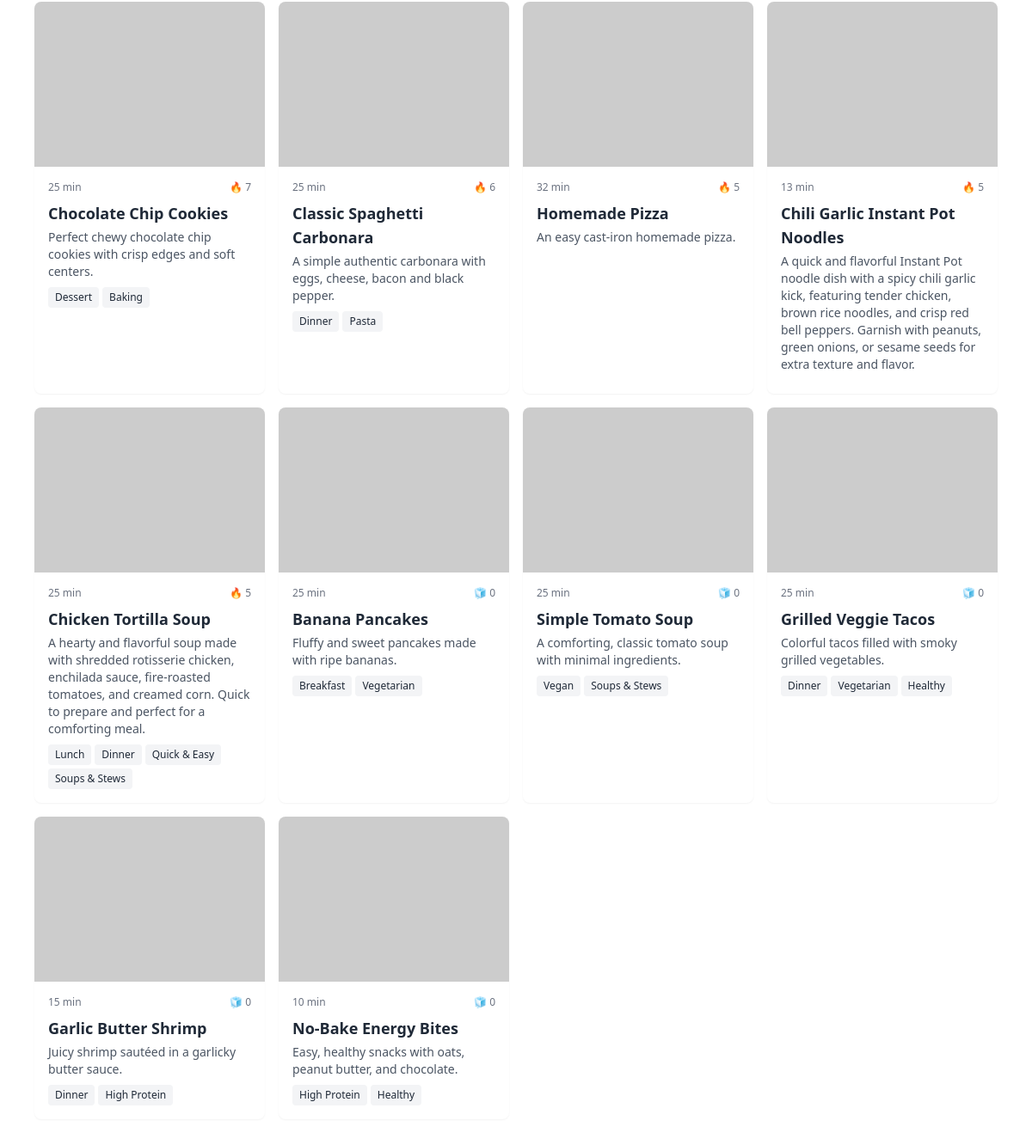
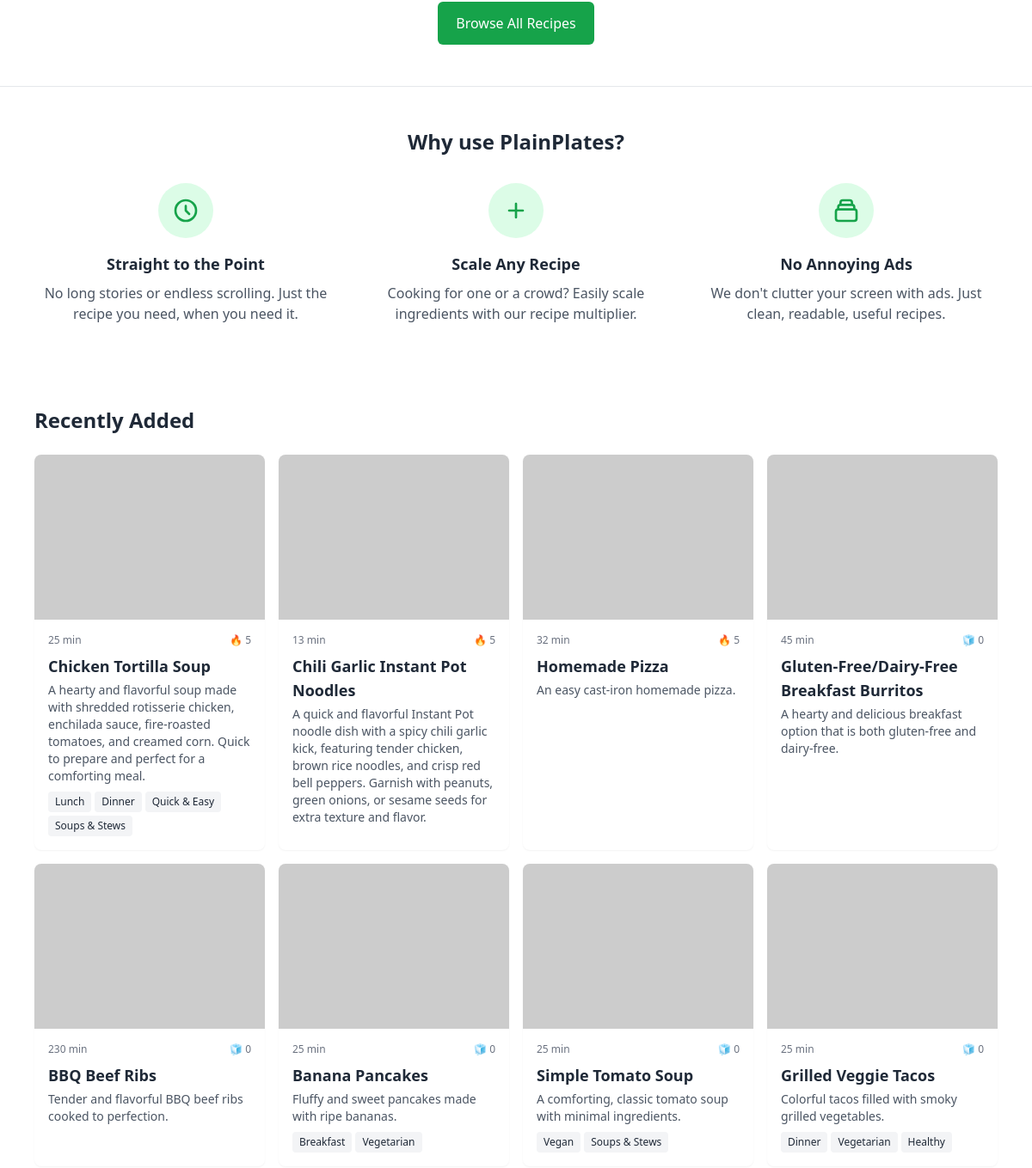
Before: / (middle part) with the older database file (2 pictures, top to bottom).
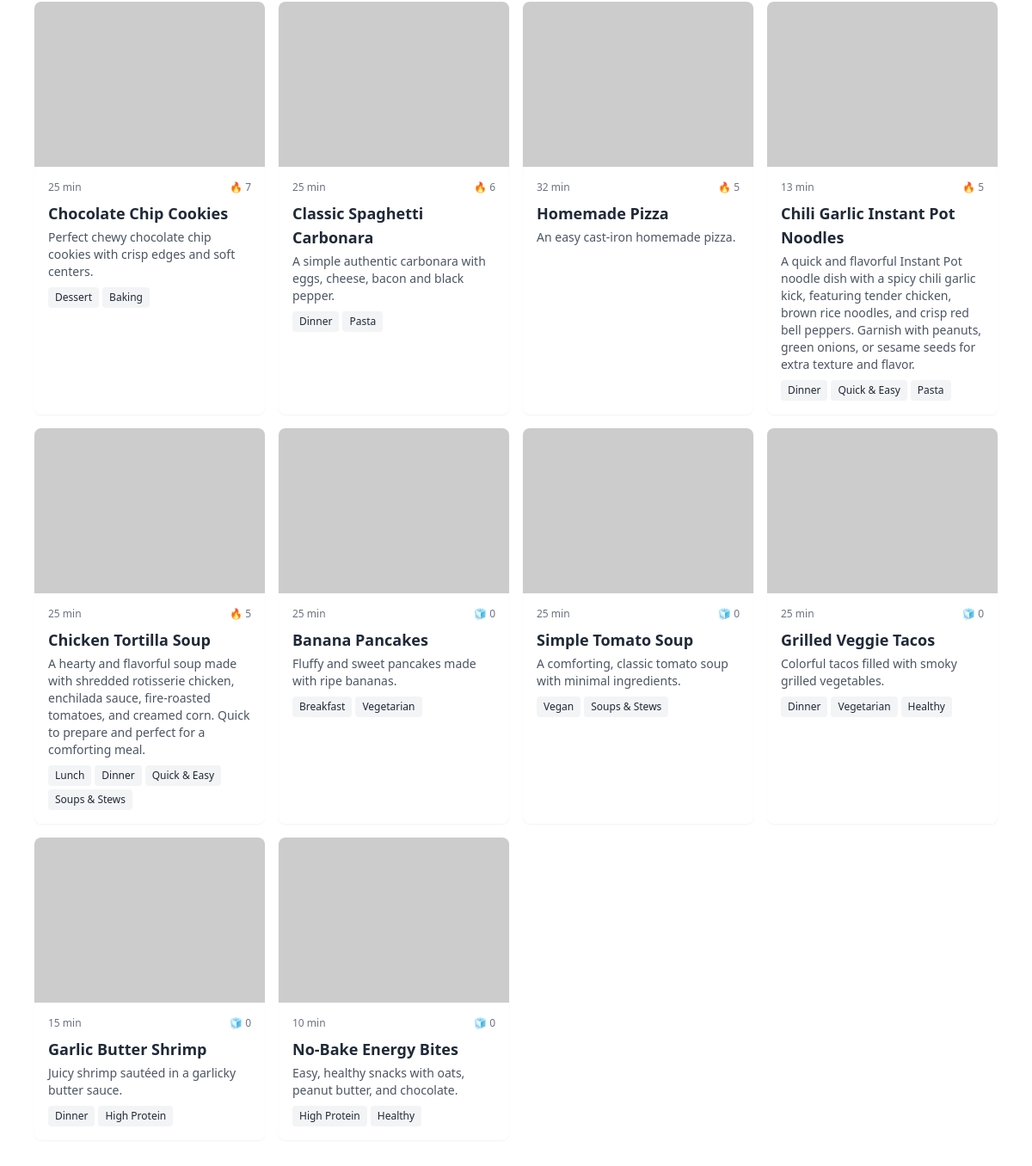
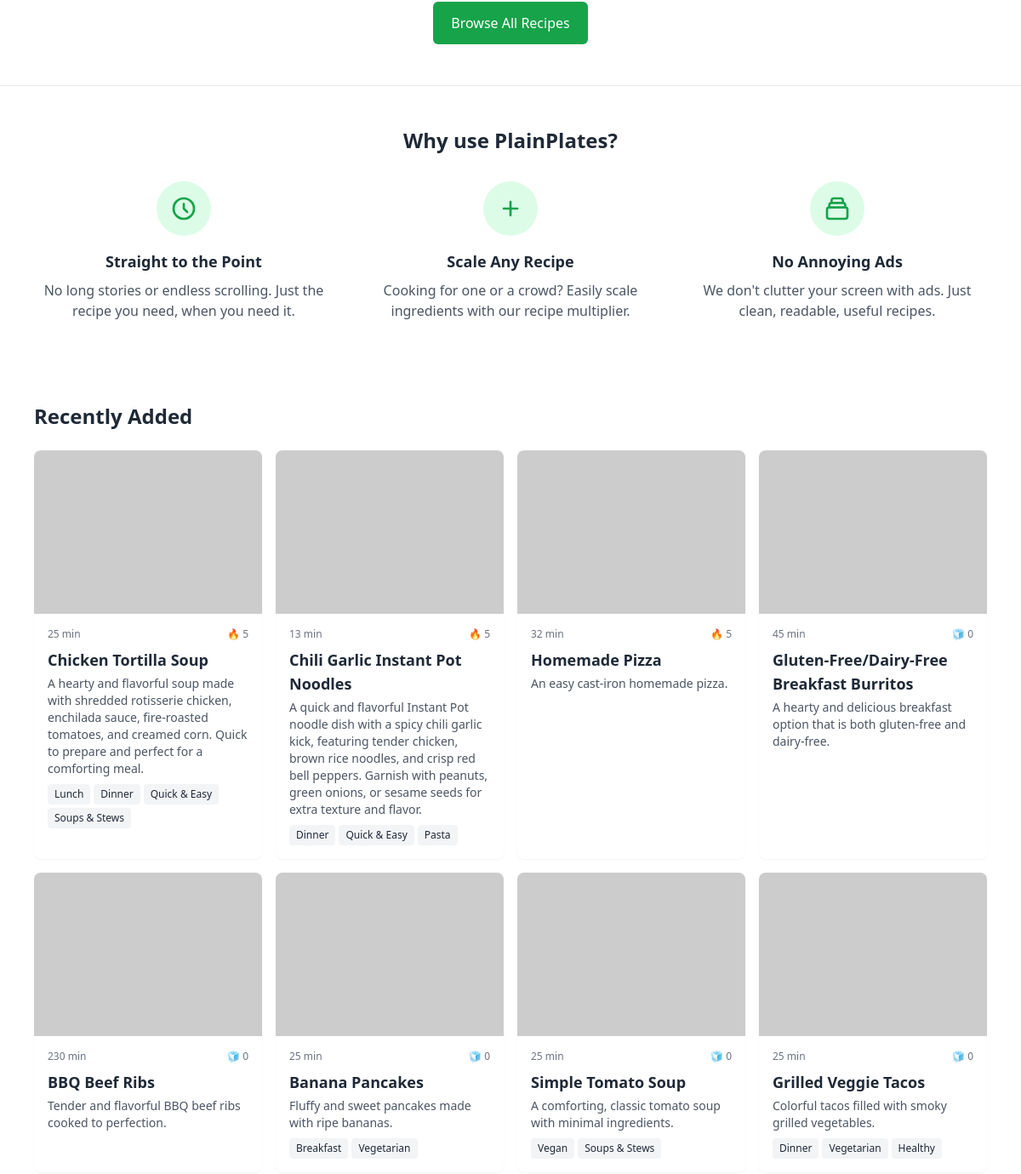
After: the same page with the newer database file (2 pictures, top to bottom).
### tables this page shows
CREATE TABLE recipes (
    id INTEGER PRIMARY KEY AUTOINCREMENT,
    title TEXT NOT NULL,
    slug TEXT UNIQUE NOT NULL,
    description TEXT NOT NULL,
    ingredients TEXT NOT NULL,
    instructions TEXT NOT NULL,
    notes TEXT,
    prep_time INTEGER NOT NULL,
    cook_time INTEGER NOT NULL,
    servings INTEGER NOT NULL DEFAULT 4,
    created_at TIMESTAMP NOT NULL DEFAULT CURRENT_TIMESTAMP,
    updated_at TIMESTAMP NOT NULL DEFAULT CURRENT_TIMESTAMP,
    user_id INTEGER,
    FOREIGN KEY (user_id) REFERENCES users (id)
);

CREATE TABLE categories (
    id INTEGER PRIMARY KEY AUTOINCREMENT,
    name TEXT NOT NULL,
    slug TEXT UNIQUE NOT NULL,
    description TEXT
);

### main.py (the view)
@app.get("/", response_class=HTMLResponse)
async def read_root(request: Request):
    categories = get_categories()
    recipes_popular = get_recipes_popular()
    recipes_new = get_recipes_new()
    return templates.TemplateResponse("index.html", {
        "request": request,
        "categories": categories,
        "recipes_popular": recipes_popular,
        "recipes_new": recipes_new,
    })

### templates/index.html (shortened to what this page needs)
{% extends "base.html" %}
{% block content %}
<section class="py-12">
    <div class="max-w-6xl mx-auto px-4">
        <div class="grid grid-cols-1 md:grid-cols-2 lg:grid-cols-4 gap-4">
            {% for recipe in recipes_popular %}
                {% include "components/recipe_card.html" %}
            {% endfor %}
        </div>
        <div class="text-center mt-8">
            <a href="/recipes" class="inline-flex items-center justify-center px-5 py-3 border border-transparent text-base font-medium rounded-md text-white bg-primary-600 hover:bg-primary-700">
                Browse All Recipes
            </a>
        </div>
    </div>
</section>
<section class="bg-white py-12 border-t">
    <div class="max-w-6xl mx-auto px-4">
        <h2 class="text-2xl font-bold mb-8 text-center">Why use PlainPlates?</h2>
        <div class="grid grid-cols-1 md:grid-cols-3 gap-8">
            <div class="text-center">
                <div class="bg-primary-100 rounded-full h-16 w-16 flex items-center justify-center mx-auto mb-4">
                    <svg class="h-8 w-8 text-primary-600" fill="none" viewBox="0 0 24 24" stroke="currentColor">
                        <path stroke-linecap="round" stroke-linejoin="round" stroke-width="2" d="M12 8v4l3 3m6-3a9 9 0 11-18 0 9 9 0 0118 0z" />
                    </svg>
                </div>
                <h3 class="font-bold text-lg mb-2">Straight to the Point</h3>
                <p class="text-gray-600">No long stories or endless scrolling. Just the recipe you need, when you need it.</p>
            </div>
            <div class="text-center">
                <div class="bg-primary-100 rounded-full h-16 w-16 flex items-center justify-center mx-auto mb-4">
                    <svg class="h-8 w-8 text-primary-600" fill="none" viewBox="0 0 24 24" stroke="currentColor">
                        <path stroke-linecap="round" stroke-linejoin="round" stroke-width="2" d="M12 6v6m0 0v6m0-6h6m-6 0H6" />
                    </svg>
                </div>
                <h3 class="font-bold text-lg mb-2">Scale Any Recipe</h3>
                <p class="text-gray-600">Cooking for one or a crowd? Easily scale ingredients with our recipe multiplier.</p>
            </div>
            <div class="text-center">
                <div class="bg-primary-100 rounded-full h-16 w-16 flex items-center justify-center mx-auto mb-4">
                </div>
                <h3 class="font-bold text-lg mb-2">No Annoying Ads</h3>
                <p class="text-gray-600">We don't clutter your screen with ads. Just clean, readable, useful recipes.</p>
            </div>
        </div>
    </div>
</section>
<section class="py-12">
    <div class="max-w-6xl mx-auto px-4">
        <h2 class="text-2xl font-bold mb-6">Recently Added</h2>
        <div class="grid grid-cols-1 md:grid-cols-2 lg:grid-cols-4 gap-4">
            {% for recipe in recipes_new %}
                {% include "components/recipe_card.html" %}
            {% endfor %}
        </div>
    </div>
</section>
{% endblock %}

### templates/components/recipe_card.html
<a href="/recipes/{{ recipe.slug }}" class="bg-white rounded-lg overflow-hidden shadow-sm hover:shadow-md transition-shadow">
    <div class="h-48 overflow-hidden">
        <img src="/static/images/recipes{{ recipe.slug }}.jpg" onerror="this.onerror=null;this.src='https://placehold.co/400x300?text=Image Coming Soon';" alt="{{ recipe.title }}" class="w-full h-full object-cover">
    </div>
    <div class="p-4">
        <div class="flex justify-between items-center mb-2">
            <span class="text-xs text-gray-500">{{ recipe.prep_time + recipe.cook_time }} min</span>
            <span class="flex items-center text-xs text-gray-500">
                {% if recipe.score > 0 %} 🔥 {% else %} 🧊 {% endif %}{{ recipe.score }}
            </span>
        </div>
        <h3 class="font-bold text-lg mb-1">{{ recipe.title }}</h3>
        <p class="text-gray-600 text-sm mb-2">{{ recipe.description }}</p>
        <div class="flex flex-wrap gap-1">
            {% for tag in recipe.tags %}
            <span class="bg-gray-100 text-gray-800 text-xs px-2 py-1 rounded">{{ tag }}</span>
            {% endfor %}
        </div>
    </div>
</a>

Changed rows visible on the page:
changed recipes "Chili Garlic Instant Pot Noodles": gains categories (name "Dinner"); gains categories (name "Quick & Easy"); gains categories (name "Pasta")
